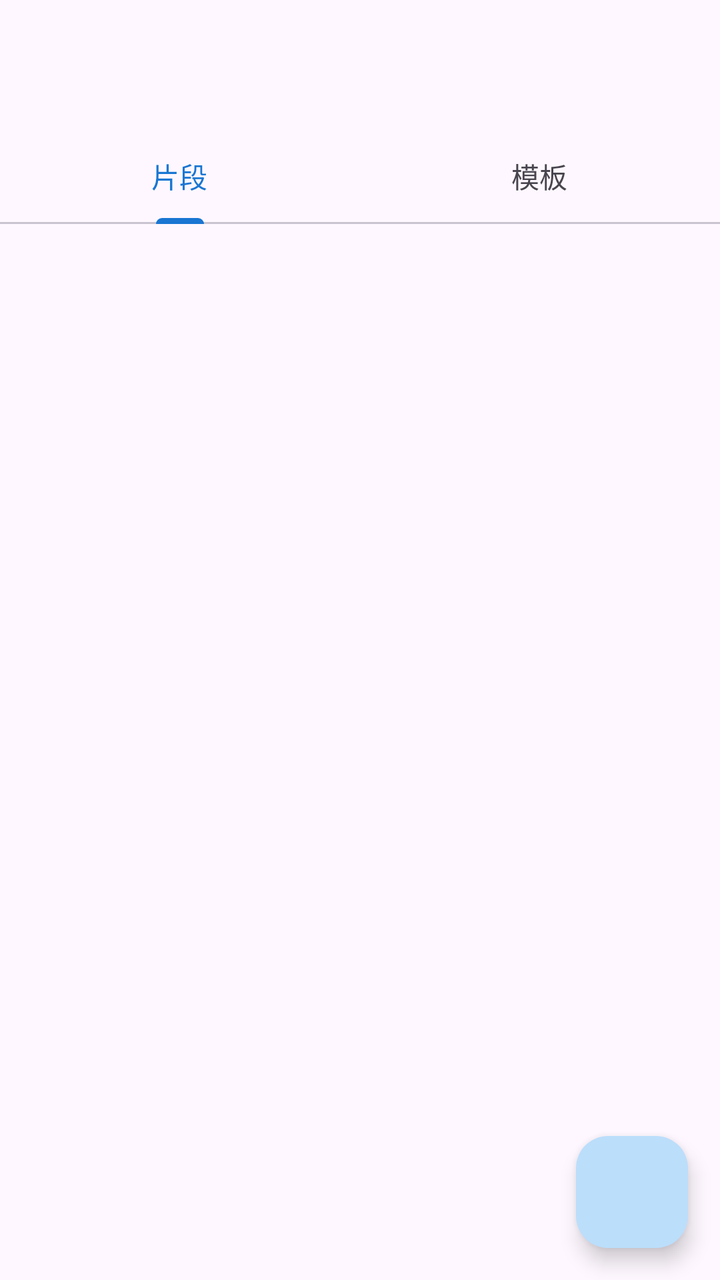
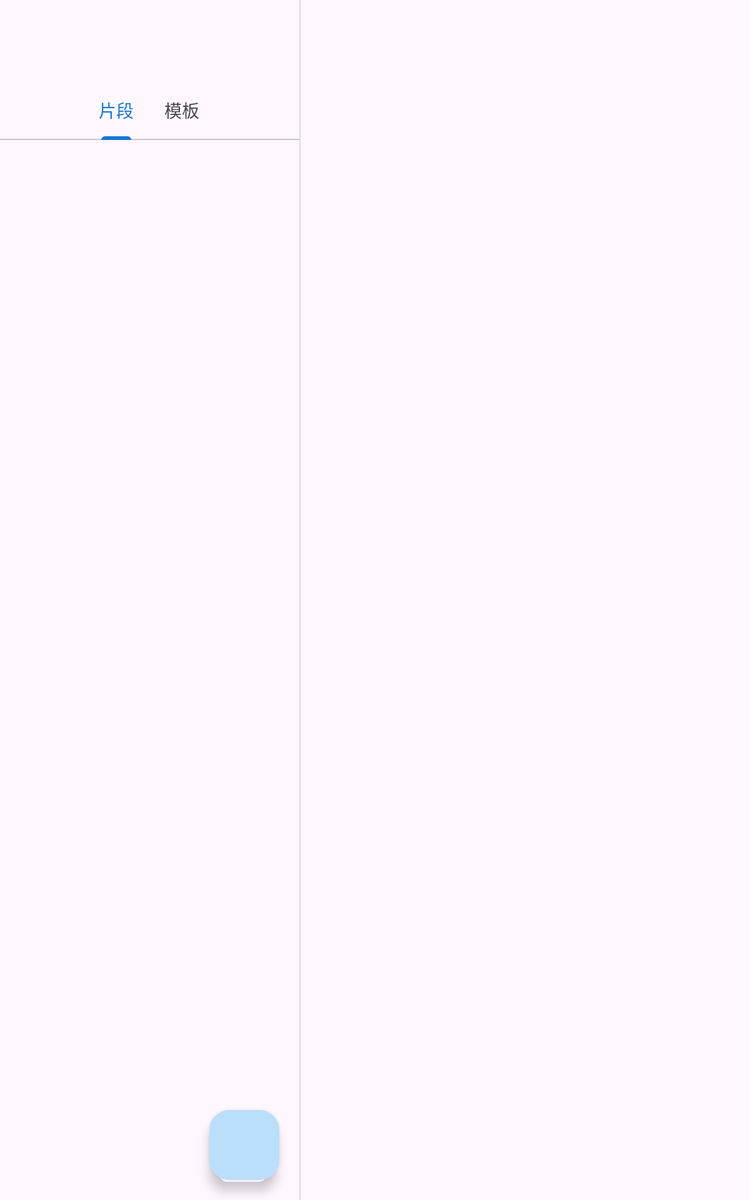

An Android layout and its configuration variant, each rendered on a device that would load it. The default file and the variant file are quoted in full after the pictures.
<!-- AndroidManifest.xml: application theme Theme.Snippets -->
<!-- res/layout/activity_main.xml -->
<?xml version="1.0" encoding="utf-8"?>
<LinearLayout xmlns:android="http://schemas.android.com/apk/res/android"
    android:layout_width="match_parent"
    android:layout_height="match_parent"
    android:orientation="vertical"
    android:fitsSystemWindows="true">

    <com.google.android.material.appbar.MaterialToolbar
        android:id="@+id/toolbar"
        android:layout_width="match_parent"
        android:layout_height="?attr/actionBarSize" />

    <com.google.android.material.tabs.TabLayout
        android:id="@+id/tabs"
        android:layout_width="match_parent"
        android:layout_height="wrap_content"
        app:tabMode="fixed"
        xmlns:app="http://schemas.android.com/apk/res-auto">

        <com.google.android.material.tabs.TabItem
            android:layout_width="wrap_content"
            android:layout_height="wrap_content"
            android:text="@string/tab_snippets" />

        <com.google.android.material.tabs.TabItem
            android:layout_width="wrap_content"
            android:layout_height="wrap_content"
            android:text="@string/tab_templates" />

    </com.google.android.material.tabs.TabLayout>

    
    <HorizontalScrollView
        android:id="@+id/tag_bar_scroll"
        android:layout_width="match_parent"
        android:layout_height="wrap_content"
        android:scrollbars="none">

        <com.google.android.material.chip.ChipGroup
            android:id="@+id/tag_bar"
            android:layout_width="wrap_content"
            android:layout_height="wrap_content"
            android:paddingStart="12dp"
            android:paddingEnd="12dp"
            android:paddingTop="6dp"
            android:paddingBottom="6dp" />

    </HorizontalScrollView>

    <FrameLayout
        android:layout_width="match_parent"
        android:layout_height="0dp"
        android:layout_weight="1">

        <androidx.recyclerview.widget.RecyclerView
            android:id="@+id/notes_list"
            android:layout_width="match_parent"
            android:layout_height="match_parent"
            android:clipToPadding="false"
            android:paddingBottom="88dp" />

        <LinearLayout
            android:id="@+id/empty_view"
            android:layout_width="wrap_content"
            android:layout_height="wrap_content"
            android:layout_gravity="center"
            android:orientation="vertical"
            android:gravity="center"
            android:padding="32dp"
            android:visibility="gone">

            <ImageView
                android:layout_width="72dp"
                android:layout_height="72dp"
                android:src="@drawable/ic_empty"
                android:tint="?attr/colorOutline"
                android:contentDescription="@null" />

            <TextView
                android:id="@+id/empty_text"
                android:layout_width="wrap_content"
                android:layout_height="wrap_content"
                android:layout_marginTop="12dp"
                android:gravity="center"
                android:textAppearance="?attr/textAppearanceBodyLarge"
                android:textColor="?android:attr/textColorSecondary" />

        </LinearLayout>

        <com.google.android.material.floatingactionbutton.FloatingActionButton
            android:id="@+id/fab_add"
            android:layout_width="wrap_content"
            android:layout_height="wrap_content"
            android:layout_gravity="bottom|end"
            android:layout_margin="16dp"
            android:contentDescription="@string/new_note"
            android:src="@drawable/ic_add" />

    </FrameLayout>

</LinearLayout>
<!-- resources referenced by this layout -->
<resources>
  <!-- drawable ic_empty (drawable) -->
  <vector xmlns:android="http://schemas.android.com/apk/res/android"
      android:width="24dp"
      android:height="24dp"
      android:viewportWidth="24"
      android:viewportHeight="24">
      <path
          android:fillColor="#000000"
          android:pathData="M19 3h-4.18C14.4 1.84 13.3 1 12 1c-1.3 0-2.4.84-2.82 2H5c-1.1 0-2 .9-2 2v14c0 1.1.9 2 2 2h14c1.1 0 2-.9 2-2V5c0-1.1-.9-2-2-2zm-7 0c.55 0 1 .45 1 1s-.45 1-1 1-1-.45-1-1 .45-1 1-1zm2 14H7v-2h7v2zm3-4H7v-2h10v2zm0-4H7V7h10v2z" />
  </vector>
  <string name="new_note">新建片段</string>
  <string name="tab_snippets">片段</string>
  <string name="tab_templates">模板</string>
  <style name="Theme.Snippets" parent="Theme.Material3.DayNight.NoActionBar">
          <item name="colorPrimary">@color/brand</item>
          <item name="colorOnPrimary">@color/on_primary</item>
          <item name="colorPrimaryContainer">@color/brand_container</item>
          <item name="colorOnPrimaryContainer">@color/brand</item>
          <item name="colorSecondary">@color/brand</item>
          <item name="colorOnSecondary">@color/on_primary</item>
          <item name="colorSecondaryContainer">@color/brand_container</item>
          <item name="colorOnSecondaryContainer">@color/brand</item>
      </style>
  <color name="brand">#1976D2</color>
  <color name="on_primary">#FFFFFF</color>
  <color name="brand_container">#BBDEFB</color>
</resources>
<!-- res/layout-sw600dp/activity_main.xml (the repository's variant of the layout above) -->
<!-- drawn on a 7-inch tablet held upright -->
<?xml version="1.0" encoding="utf-8"?>
<LinearLayout xmlns:android="http://schemas.android.com/apk/res/android"
    xmlns:app="http://schemas.android.com/apk/res-auto"
    android:layout_width="match_parent"
    android:layout_height="match_parent"
    android:orientation="horizontal"
    android:fitsSystemWindows="true">

    
    <LinearLayout
        android:layout_width="0dp"
        android:layout_height="match_parent"
        android:layout_weight="2"
        android:orientation="vertical"
        android:background="?android:attr/windowBackground">

        <com.google.android.material.appbar.MaterialToolbar
            android:id="@+id/toolbar"
            android:layout_width="match_parent"
            android:layout_height="?attr/actionBarSize" />

        <com.google.android.material.tabs.TabLayout
            android:id="@+id/tabs"
            android:layout_width="match_parent"
            android:layout_height="wrap_content"
            app:tabMode="fixed">

            <com.google.android.material.tabs.TabItem
                android:layout_width="wrap_content"
                android:layout_height="wrap_content"
                android:text="@string/tab_snippets" />

            <com.google.android.material.tabs.TabItem
                android:layout_width="wrap_content"
                android:layout_height="wrap_content"
                android:text="@string/tab_templates" />

        </com.google.android.material.tabs.TabLayout>

        <HorizontalScrollView
            android:id="@+id/tag_bar_scroll"
            android:layout_width="match_parent"
            android:layout_height="wrap_content"
            android:scrollbars="none">

            <com.google.android.material.chip.ChipGroup
                android:id="@+id/tag_bar"
                android:layout_width="wrap_content"
                android:layout_height="wrap_content"
                android:paddingStart="12dp"
                android:paddingEnd="12dp"
                android:paddingTop="6dp"
                android:paddingBottom="6dp" />

        </HorizontalScrollView>

        <FrameLayout
            android:layout_width="match_parent"
            android:layout_height="0dp"
            android:layout_weight="1">

            <androidx.recyclerview.widget.RecyclerView
                android:id="@+id/notes_list"
                android:layout_width="match_parent"
                android:layout_height="match_parent"
                android:clipToPadding="false"
                android:paddingBottom="88dp" />

            <LinearLayout
                android:id="@+id/empty_view"
                android:layout_width="wrap_content"
                android:layout_height="wrap_content"
                android:layout_gravity="center"
                android:orientation="vertical"
                android:gravity="center"
                android:padding="32dp"
                android:visibility="gone">

                <ImageView
                    android:layout_width="72dp"
                    android:layout_height="72dp"
                    android:src="@drawable/ic_empty"
                    android:tint="?attr/colorOutline"
                    android:contentDescription="@null" />

                <TextView
                    android:id="@+id/empty_text"
                    android:layout_width="wrap_content"
                    android:layout_height="wrap_content"
                    android:layout_marginTop="12dp"
                    android:gravity="center"
                    android:textAppearance="?attr/textAppearanceBodyLarge"
                    android:textColor="?android:attr/textColorSecondary" />

            </LinearLayout>

            <com.google.android.material.floatingactionbutton.FloatingActionButton
                android:id="@+id/fab_add"
                android:layout_width="wrap_content"
                android:layout_height="wrap_content"
                android:layout_gravity="bottom|end"
                android:layout_margin="16dp"
                android:contentDescription="@string/new_note"
                android:src="@drawable/ic_add" />

        </FrameLayout>

    </LinearLayout>

    
    <View
        android:layout_width="1dp"
        android:layout_height="match_parent"
        android:background="?android:attr/listDivider" />

    
    <FrameLayout
        android:id="@+id/detail_container"
        android:layout_width="0dp"
        android:layout_height="match_parent"
        android:layout_weight="3" />

</LinearLayout>
